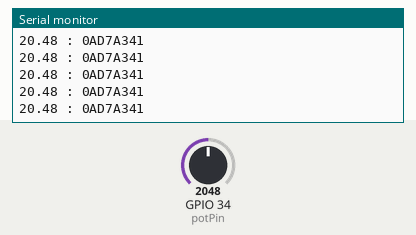
This sketch was run on a simulated ESP32. Parts: the last lines printed to the serial monitor. The test bench sets the inputs (shaded band); at power-on: GPIO 34 (potPin) = 2048.

Above: at 1.2 s.
1.3 s: GPIO 34 (potPin) set to 2866
At 1.32 s:
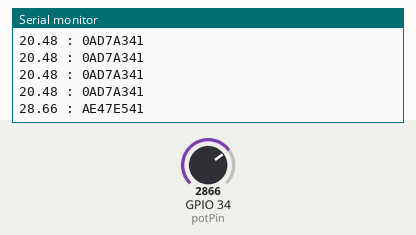
3.2 s: GPIO 34 (potPin) set to 3603
At 3.23 s:
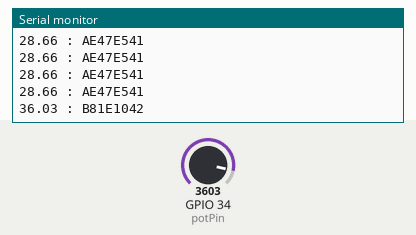
5.1 s: GPIO 34 (potPin) set to 4095
At 5.14 s:
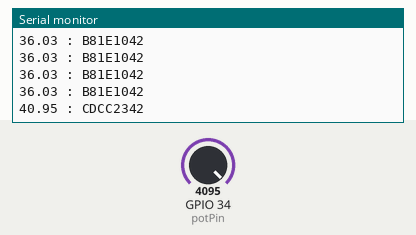
7.0 s: GPIO 34 (potPin) set to 2047
At 7.05 s:
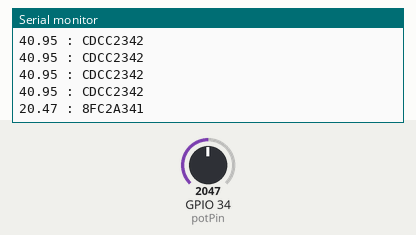
8.9 s: GPIO 34 (potPin) set to 1228
At 8.91 s:
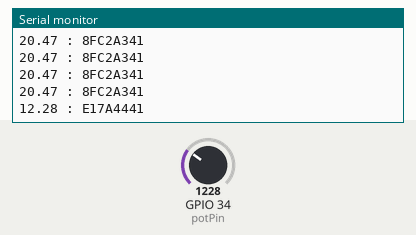
10.8 s: GPIO 34 (potPin) set to 491
At 10.83 s:
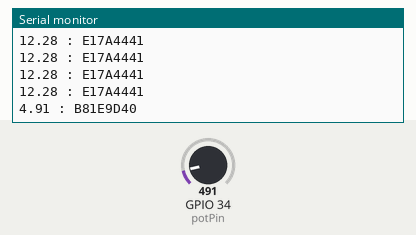

Measured:
- after the input at 1.3 s, the serial monitor: prints a new line at once (image 1)
- after the input at 3.2 s, the serial monitor: prints a new line at once (image 2)
- after the input at 5.1 s, the serial monitor: prints a new line at once (image 3)
- after the input at 7.0 s, the serial monitor: prints a new line at once (image 4)
- after the input at 8.9 s, the serial monitor: prints a new line at once (image 5)
- after the input at 10.8 s, the serial monitor: prints a new line at once (image 6)

The sketch:

tama_esp32_uart.ino
```cpp
#include <HardwareSerial.h>

#define RXD2 16
#define TXD2 17

const int potPin = 34;
int value = 0;

// union : float / 4 binary
typedef union{
  float floatNum;
  byte binNum[4];
} floatNumber;

floatNumber fNum;


// 식별자와 함께 유니온의 포인터를 넘겨준다.
// 패킷에 담아 시리얼로 전송
void sendingFloatNumber(char header, floatNumber *number){
  char packetBuffer[sizeof(fNum) + 3];

  packetBuffer[0] = '/';
  packetBuffer[1] = header;
  for(int i=0; i<4; i++){
    packetBuffer[i+2] = number->binNum[i];
  };
  packetBuffer[sizeof(packetBuffer) -1] = 0;

  Serial2.write(packetBuffer, sizeof(packetBuffer));
}

void print_hex_byte (byte b){
  Serial.print (b >> 4, HEX) ;   // assuming sending to serial stream...
  Serial.print (b & 15, HEX) ;
}


void setup() {
  // put your setup code here, to run once:
  Serial.begin(115200);  // USB UART0
  Serial2.begin(115200, SERIAL_8N1, RXD2, TXD2);  // UART2
}

void loop() {
  // put your main code here, to run repeatedly:
  fNum.floatNum = analogRead(potPin)/ 100.f;   // 일부러 소수점
  Serial.print(fNum.floatNum);
  Serial.print(" : ");
  for(int i=0; i<4; i++){
    print_hex_byte(fNum.binNum[i]);
  }
  Serial.println();
  sendingFloatNumber('f', &fNum);
  delay(50);
}
```
